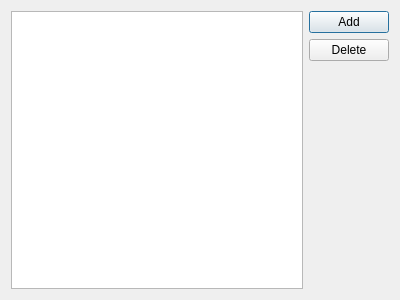
<?xml version="1.0" encoding="UTF-8"?>
<ui version="4.0">
 <class>EditUsers</class>
 <widget class="QDialog" name="EditUsers">
  <property name="geometry">
   <rect>
    <x>0</x>
    <y>0</y>
    <width>400</width>
    <height>300</height>
   </rect>
  </property>
  <property name="windowTitle">
   <string>Dialog</string>
  </property>
  <layout class="QGridLayout" name="gridLayout">
   <item row="1" column="1">
    <widget class="QPushButton" name="pushButton">
     <property name="text">
      <string>Add</string>
     </property>
    </widget>
   </item>
   <item row="2" column="1">
    <widget class="QPushButton" name="pushButton_2">
     <property name="text">
      <string>Delete</string>
     </property>
    </widget>
   </item>
   <item row="1" column="0" rowspan="3">
    <widget class="QListWidget" name="listWidget"/>
   </item>
   <item row="3" column="1">
    <spacer name="verticalSpacer">
     <property name="orientation">
      <enum>Qt::Vertical</enum>
     </property>
     <property name="sizeHint" stdset="0">
      <size>
       <width>20</width>
       <height>40</height>
      </size>
     </property>
    </spacer>
   </item>
  </layout>
 </widget>
 <resources/>
 <connections/>
</ui>
